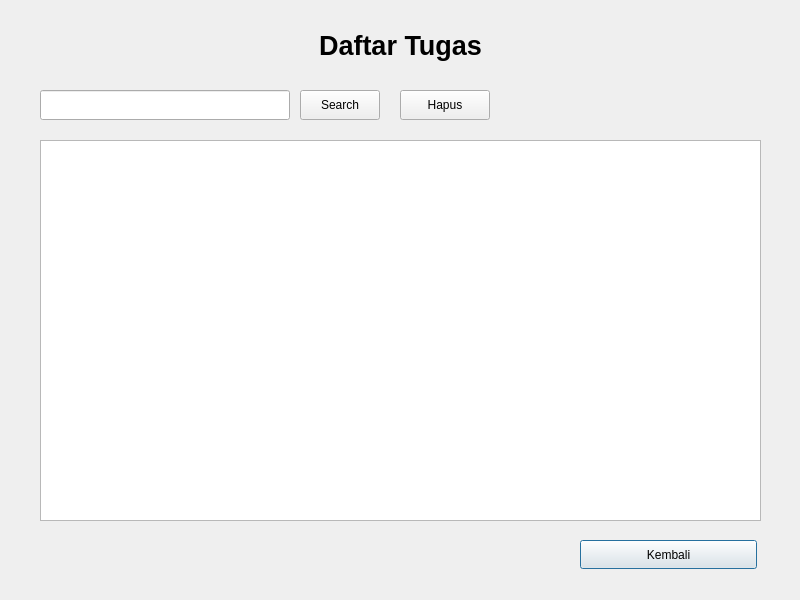
<?xml version="1.0" encoding="UTF-8"?>
<ui version="4.0">
 <class>DaftarTugasWindow</class>
 <widget class="QDialog" name="DaftarTugasWindow">
  <property name="geometry">
   <rect>
    <x>0</x>
    <y>0</y>
    <width>800</width>
    <height>600</height>
   </rect>
  </property>
  <property name="windowTitle">
   <string>Dialog</string>
  </property>
  <widget class="QTableView" name="tugasView">
   <property name="geometry">
    <rect>
     <x>40</x>
     <y>140</y>
     <width>721</width>
     <height>381</height>
    </rect>
   </property>
  </widget>
  <widget class="QLabel" name="label">
   <property name="geometry">
    <rect>
     <x>0</x>
     <y>20</y>
     <width>801</width>
     <height>51</height>
    </rect>
   </property>
   <property name="font">
    <font>
     <pointsize>20</pointsize>
     <bold>true</bold>
    </font>
   </property>
   <property name="text">
    <string>Daftar Tugas</string>
   </property>
   <property name="alignment">
    <set>Qt::AlignmentFlag::AlignCenter</set>
   </property>
  </widget>
  <widget class="QPushButton" name="returnButton">
   <property name="geometry">
    <rect>
     <x>580</x>
     <y>540</y>
     <width>177</width>
     <height>29</height>
    </rect>
   </property>
   <property name="text">
    <string>Kembali</string>
   </property>
  </widget>
  <widget class="QLineEdit" name="searchEdit">
   <property name="geometry">
    <rect>
     <x>40</x>
     <y>90</y>
     <width>250</width>
     <height>30</height>
    </rect>
   </property>
  </widget>
  <widget class="QPushButton" name="searchButton">
   <property name="geometry">
    <rect>
     <x>300</x>
     <y>90</y>
     <width>80</width>
     <height>30</height>
    </rect>
   </property>
   <property name="text">
    <string>Search</string>
   </property>
  </widget>
  <widget class="QPushButton" name="deleteButton">
   <property name="geometry">
    <rect>
     <x>400</x>
     <y>90</y>
     <width>90</width>
     <height>30</height>
    </rect>
   </property>
   <property name="text">
    <string>Hapus</string>
   </property>
  </widget>
 </widget>
 <resources/>
 <connections/>
</ui>
